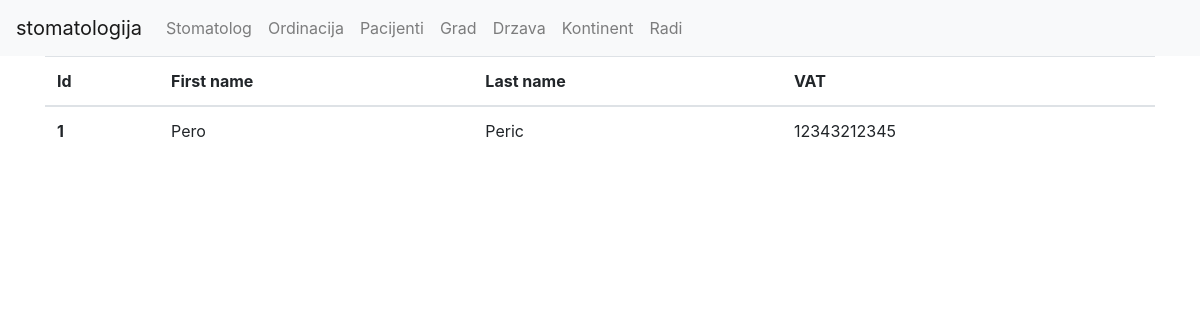
Page /employees/index.php on the committed database.
### tables this page shows
CREATE TABLE `employees` (
  `id` int(11) NOT NULL,
  `first_name` varchar(50) DEFAULT NULL,
  `last_name` varchar(50) DEFAULT NULL,
  `vat_number` char(11) DEFAULT NULL,
  `email` varchar(255) NOT NULL,
  `password` varchar(255) NOT NULL
);

### employees/index.php (the view)
<?php
require('../util/db.php');
require('../frontend/header.php');
require('../frontend/footer.php');
$stmt = $db->query('SELECT * FROM employees');
$rows = $stmt->fetchAll();
echo $header;
?>
<div class="container">
	<table class="table">
	  <thead>
		<tr>
		  <th scope="col">Id</th>
		  <th scope="col">First name</th>
		  <th scope="col">Last name</th>
		  <th scope="col">VAT</th>
		</tr>
	  </thead>
	  <tbody>
		<?php foreach($rows as $row) { ?>
		<tr>
		  <th scope="row"><?php echo $row['id']; ?></th>
		  <td><?php echo $row['first_name']; ?></td>
		  <td><?= $row['last_name']; ?></td>
		  <td><?= $row['vat_number']; ?></td>
		</tr>
		<?php } ?>
	  </tbody>
	</table>
</div>
<?php
echo $footer;
?>

### rows in the picture
employees: id "1", first_name "Pero", last_name "Peric", vat_number "12343212345"
